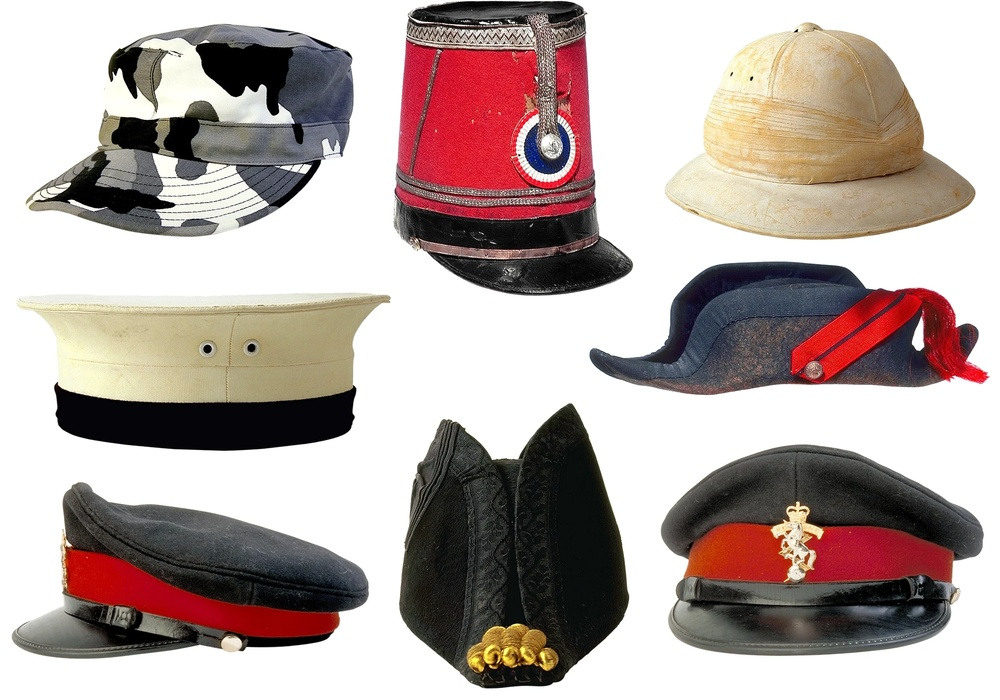
#> input picture 06장 이미지 검출/예제 06.16 Python OpenCV의 템플릿 매칭/hats.jpg, 1000 x 700 px, shrunk from 1920 x 1344 before the run
$ python main.py
#> lines starting #> are read from the running program, lines starting #| are printed output that depends on the picture; after the words box and inside, x2 and y2 are one past the last pixel; in counts of white or black regions, pixels touching at a corner belong together
import cv2

src = cv2.imread("hats.jpg")
#> src is the input picture: shape (700, 1000, 3); mean B, G, R 162.4, 166.1, 180.4
templ = cv2.imread("hat.jpg")
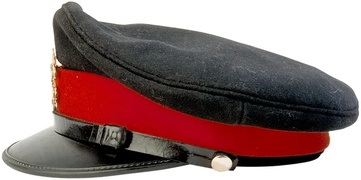
#> input picture 06장 이미지 검출/예제 06.16 Python OpenCV의 템플릿 매칭/hat.jpg, 361 x 180 px, shrunk from 693 x 345 before the run
#> templ is the input picture: shape (180, 361, 3); mean B, G, R 129.4, 129.7, 152.8
dst = src.copy()

result = cv2.matchTemplate(src, templ, cv2.TM_SQDIFF_NORMED)
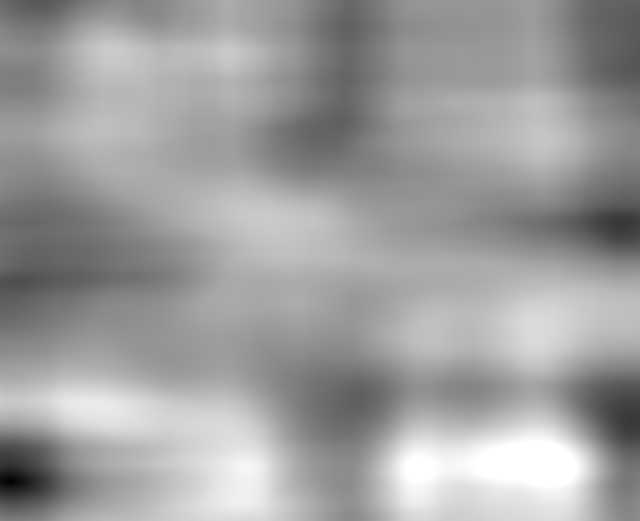
#> result: shape (521, 640) float32; min 0.00332, max 1, mean 0.623

minVal, maxVal, minLoc, maxLoc = cv2.minMaxLoc(result)
#> minVal = 0.00332; maxVal = 1; minLoc = (10, 481); maxLoc = (533, 441)

x, y = minLoc
#> x = 10; y = 481
h, w = templ.shape[:2]
#> h = 180; w = 361
dst = cv2.rectangle(dst, (x, y), (x + w, y + h), (0, 0, 255), 4)
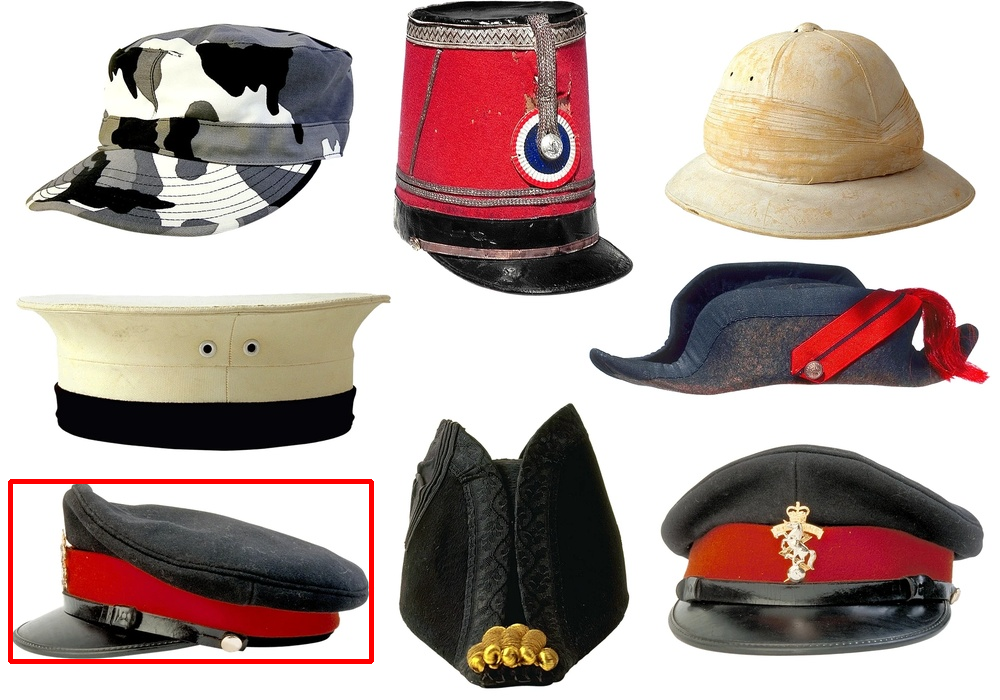
#> dst: shape (700, 1000, 3); 0.77% of pixels changed, all inside (x1, y1, x2, y2) = (8, 479, 374, 664)

cv2.imshow("dst", dst)
cv2.waitKey(0)
cv2.destroyAllWindows()
